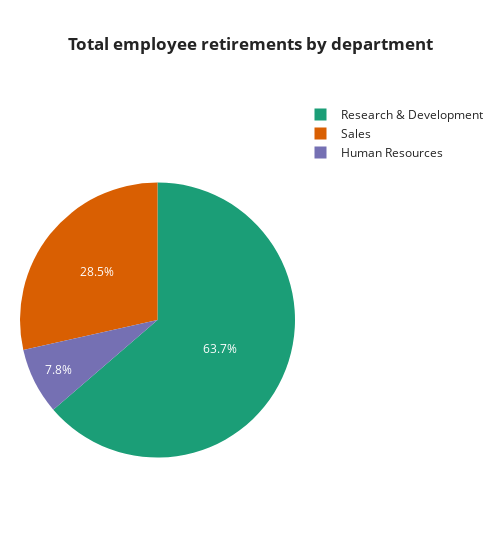

This figure's notebook cell:
### Code cell
#¿Cuál es el departamento con más retiros en la empresa?
base = df_GR.groupby(['Department'])[['EmployeeID']].count().sort_values('EmployeeID', ascending = False).reset_index().rename(columns = {'EmployeeID': 'Total retired employees'}).head(10)
fig = px.pie(base, values = 'Total retired employees', names ='Department',
             title= '<b>Total employee retirements by department<b>',
             color_discrete_sequence=px.colors.qualitative.Dark2, width=500)

fig.update_layout(
    xaxis_title = 'Department',
    yaxis_title = 'Total retired employees', 
    template = 'simple_white',
    title_x = 0.5, margin = dict(l= 20, r=20, b=20, t=100))

fig.show()

### Figure 1 — Plotly figure (JSON) as saved in the notebook; plotly's stock layout.template omitted (floating-point values rounded to 4 significant figures)
{"data": [{"domain": {"x": [0, 1], "y": [0, 1]}, "hovertemplate": "Department=%{label}<br>Total retired employees=%{value}<extra></extra>", "labels": ["Research & Development", "Sales", "Human Resources"], "legendgroup": "", "name": "", "showlegend": true, "type": "pie", "values": [449, 201, 55]}], "layout": {"legend": {"tracegroupgap": 0}, "margin": {"b": 20, "l": 20, "r": 20, "t": 100}, "piecolorway": ["rgb(27,158,119)", "rgb(217,95,2)", "rgb(117,112,179)", "rgb(231,41,138)", "rgb(102,166,30)", "rgb(230,171,2)", "rgb(166,118,29)", "rgb(102,102,102)"], "title": {"text": "<b>Total employee retirements by department<b>", "x": 0.5}, "width": 500, "xaxis": {"title": {"text": "Department"}}, "yaxis": {"title": {"text": "Total retired employees"}}}}
